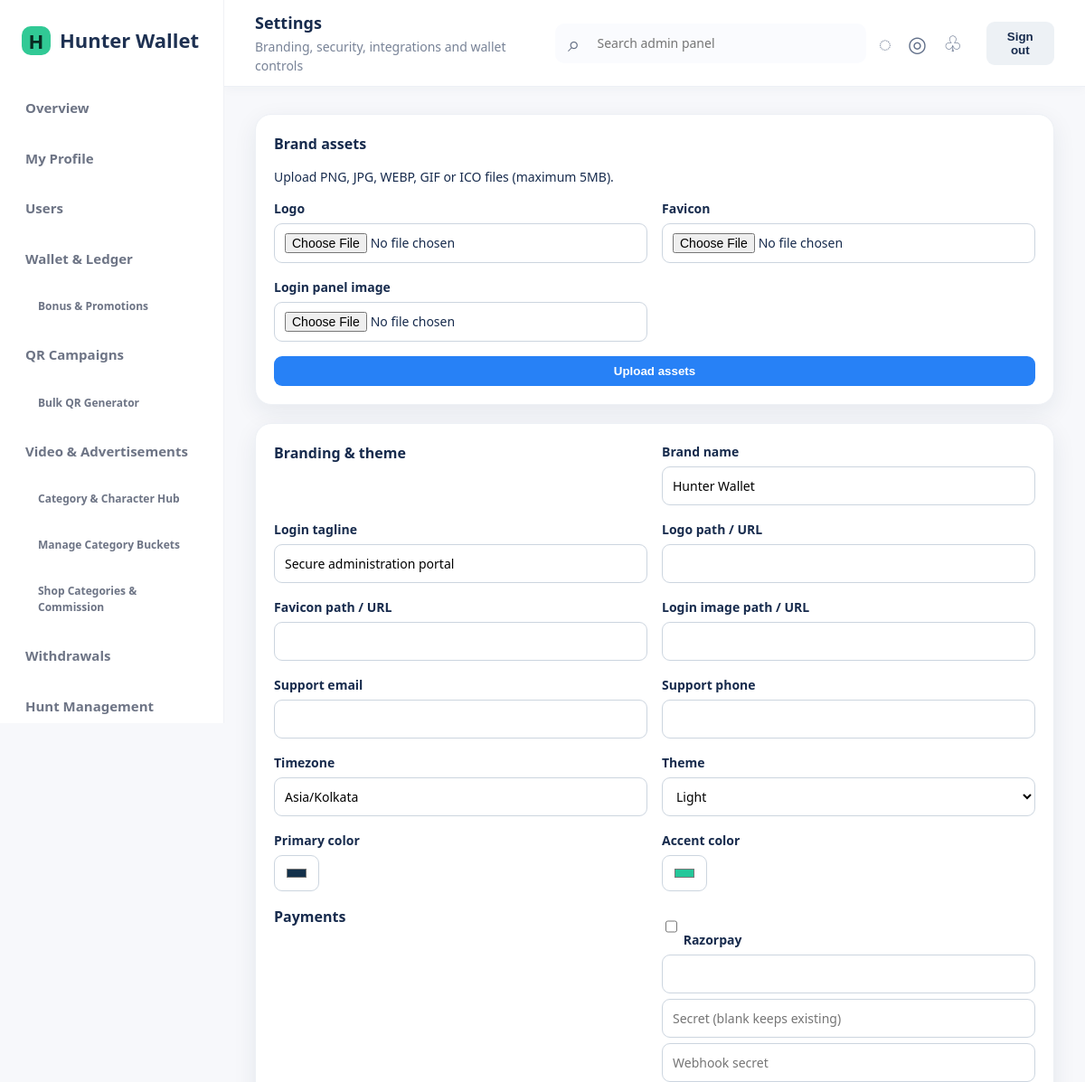
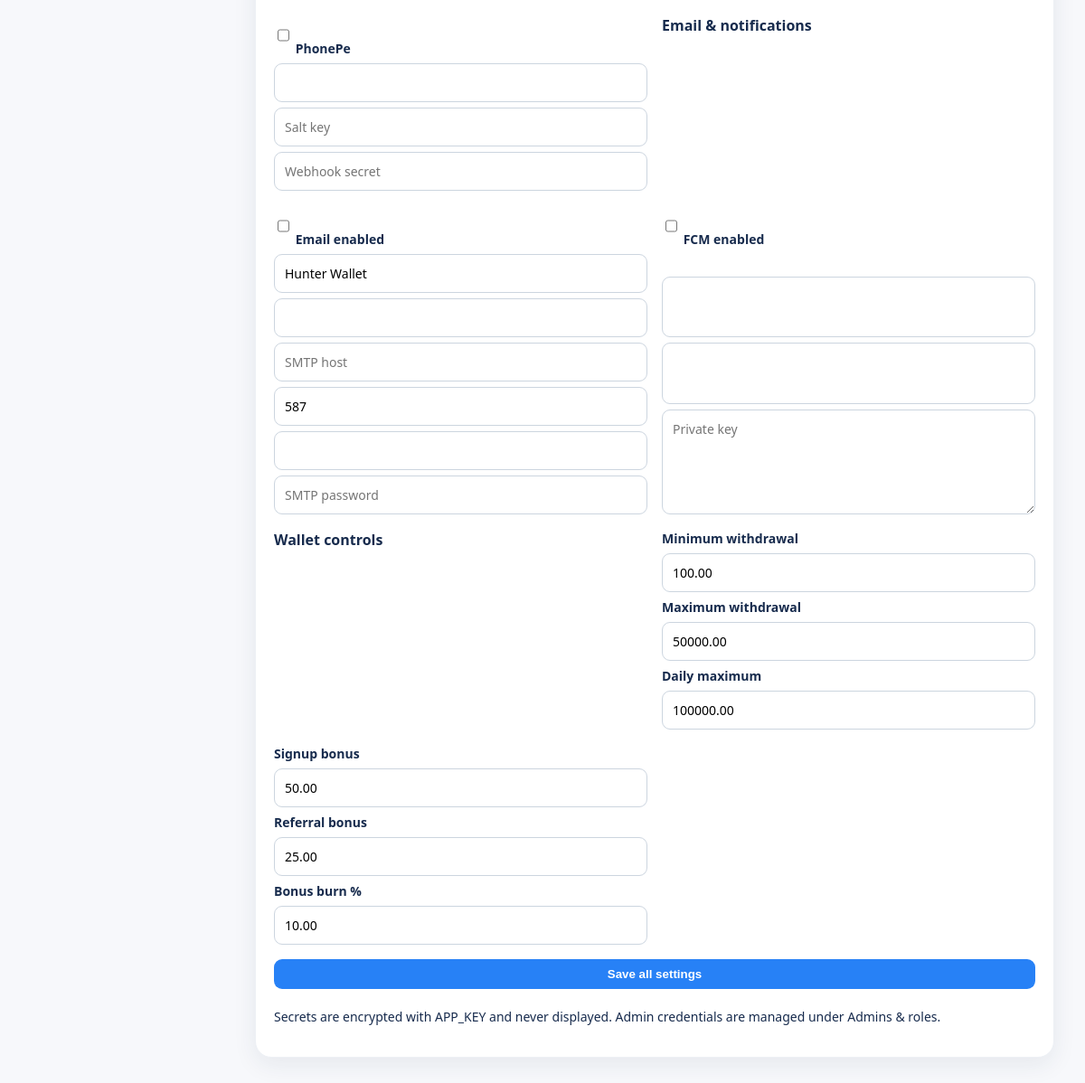
The page /admin/settings/index.php (signed in) on the database its author committed (2 pictures, top to bottom).
### tables this page shows
CREATE TABLE system_settings (`key` VARCHAR(100) PRIMARY KEY, `value` TEXT NOT NULL, is_secret TINYINT(1) NOT NULL DEFAULT 0, updated_by INT UNSIGNED NULL, updated_at DATETIME NOT NULL DEFAULT CURRENT_TIMESTAMP ON UPDATE CURRENT_TIMESTAMP, FOREIGN KEY(updated_by) REFERENCES admins(id));

CREATE TABLE transaction_limits (id INT UNSIGNED AUTO_INCREMENT PRIMARY KEY, user_id BIGINT UNSIGNED NULL, min_withdrawal DECIMAL(18,2) NOT NULL DEFAULT 100, max_withdrawal DECIMAL(18,2) NOT NULL DEFAULT 50000, daily_withdrawal DECIMAL(18,2) NOT NULL DEFAULT 100000, monthly_withdrawal DECIMAL(18,2) NULL, updated_by INT UNSIGNED NULL, updated_at DATETIME NOT NULL DEFAULT CURRENT_TIMESTAMP ON UPDATE CURRENT_TIMESTAMP, UNIQUE KEY uq_user_limits(user_id), FOREIGN KEY(user_id) REFERENCES users(id), FOREIGN KEY(updated_by) REFERENCES admins(id));

CREATE TABLE wallet_bonus_rules (
 id INT UNSIGNED AUTO_INCREMENT PRIMARY KEY, signup_bonus DECIMAL(18,2) NOT NULL DEFAULT 0.00, referral_bonus DECIMAL(18,2) NOT NULL DEFAULT 0.00, bonus_burn_percent DECIMAL(5,2) NOT NULL DEFAULT 10.00, updated_by INT UNSIGNED NULL, updated_at DATETIME NOT NULL DEFAULT CURRENT_TIMESTAMP ON UPDATE CURRENT_TIMESTAMP, CHECK(signup_bonus>=0), CHECK(referral_bonus>=0), CHECK(bonus_burn_percent BETWEEN 0 AND 100), FOREIGN KEY(updated_by) REFERENCES admins(id)
);

### includes/functions.php (called while the page is built, shortened)
<?php
function e(mixed $value): string { return htmlspecialchars((string) $value, ENT_QUOTES | ENT_SUBSTITUTE, 'UTF-8'); }
function setting_value(string $key, ?string $default = null, bool $secret = false): ?string
{
    static $cache = [];
    $cacheKey = ($secret ? 'secret:' : 'plain:') . $key;
    try {
        $stmt = db()->prepare('SELECT `value`, is_secret FROM system_settings WHERE `key` = ? LIMIT 1');
        $stmt->execute([$key]);
        $row = $stmt->fetch();
        if (!$row) return $cache[$cacheKey] = $default;
        return $cache[$cacheKey] = (string)$row['value'];
    } catch (Throwable $e) {
        return $cache[$cacheKey] = $default;
    }
}
function checked(mixed $value, mixed $expected = '1'): string { return (string)$value === (string)$expected ? 'checked' : ''; }

### config/database.php (called while the page is built, shortened)
<?php
function db(): PDO
{
    static $pdo;
    if ($pdo instanceof PDO) return $pdo;
    $dsn = sprintf('mysql:host=%s;port=%s;dbname=%s;charset=utf8mb4', env('DB_HOST', '127.0.0.1'), env('DB_PORT', '3306'), env('DB_NAME', 'hunter_wallet'));
    $pdo = new PDO($dsn, (string) env('DB_USER', 'root'), (string) env('DB_PASS', ''), [
        PDO::ATTR_ERRMODE => PDO::ERRMODE_EXCEPTION,
        PDO::ATTR_DEFAULT_FETCH_MODE => PDO::FETCH_ASSOC,
        PDO::ATTR_EMULATE_PREPARES => false,
    ]);
    return $pdo;
}

### admin/settings/index.php (the view, shortened to what this page needs)
<?php
$limits=db()->query('SELECT * FROM transaction_limits WHERE user_id IS NULL LIMIT 1')->fetch(); $bonus=db()->query('SELECT * FROM wallet_bonus_rules LIMIT 1')->fetch();
$defaults=['brand_name'=>'Hunter Wallet','brand_tagline'=>'Secure administration portal','brand_logo_url'=>'','brand_favicon_url'=>'','login_image_url'=>'','primary_color'=>'#12304a','accent_color'=>'#24c79a','theme_mode'=>'light','support_email'=>'','support_phone'=>'','timezone'=>'Asia/Kolkata','default_currency'=>'INR','razorpay_enabled'=>'0','razorpay_key_id'=>'','phonepe_enabled'=>'0','phonepe_merchant_id'=>'','mail_enabled'=>'0','mail_from_name'=>'Hunter Wallet','mail_from_address'=>'','smtp_host'=>'','smtp_port'=>'587','smtp_username'=>'','smtp_encryption'=>'tls','fcm_enabled'=>'0','fcm_project_id'=>'','fcm_client_email'=>'','maintenance_mode'=>'0','maintenance_message'=>'Temporarily unavailable.','session_timeout'=>'1800','admin_require_mfa'=>'0'];
$settings=[]; foreach(db()->query('SELECT `key`,`value` FROM system_settings')->fetchAll() as $r)$settings[$r['key']]=$r['value']; $get=static fn(string $k):string=>(string)($settings[$k]??$defaults[$k]??'');
$pageTitle='Settings';$pageSubtitle='Branding, security, integrations and wallet controls';require APP_ROOT.'/includes/header.php';
?><section class="panel"><h2>Brand assets</h2><p class="muted">Upload PNG, JPG, WEBP, GIF or ICO files (maximum 5MB).</p><form method="post" enctype="multipart/form-data" class="form-grid"><?=csrf_field()?><input type="hidden" name="action" value="upload_brand"><div class="field"><label>Logo</label><input type="file" name="brand_logo_url" accept="image/*"></div><div class="field"><label>Favicon</label><input type="file" name="brand_favicon_url" accept="image/png,image/x-icon"></div><div class="field"><label>Login panel image</label><input type="file" name="login_image_url" accept="image/*"></div><div class="field full"><button class="btn">Upload assets</button></div></form></section>
<form method="post" class="panel form-grid"><?=csrf_field()?><h2>Branding & theme</h2><?php foreach(['brand_name'=>'Brand name','brand_tagline'=>'Login tagline','brand_logo_url'=>'Logo path / URL','brand_favicon_url'=>'Favicon path / URL','login_image_url'=>'Login image path / URL','support_email'=>'Support email','support_phone'=>'Support phone','timezone'=>'Timezone'] as $k=>$label):?><div class="field"><label><?=e($label)?></label><input name="<?=e($k)?>" value="<?=e($get($k))?>"></div><?php endforeach?><div class="field"><label>Theme</label><select name="theme_mode"><option value="light">Light</option><option value="dark">Dark</option><option value="system">System</option></select></div><div class="field"><label>Primary color</label><input type="color" name="primary_color" value="<?=e($get('primary_color'))?>"></div><div class="field"><label>Accent color</label><input type="color" name="accent_color" value="<?=e($get('accent_color'))?>"></div>
<h2>Payments</h2><div class="field"><label><input type="checkbox" name="razorpay_enabled" <?=checked($get('razorpay_enabled'),'1')?>> Razorpay</label><input name="razorpay_key_id" value="<?=e($get('razorpay_key_id'))?>"><input type="password" name="razorpay_key_secret" placeholder="Secret (blank keeps existing)"><input type="password" name="razorpay_webhook_secret" placeholder="Webhook secret"></div><div class="field"><label><input type="checkbox" name="phonepe_enabled" <?=checked($get('phonepe_enabled'),'1')?>> PhonePe</label><input name="phonepe_merchant_id" value="<?=e($get('phonepe_merchant_id'))?>"><input type="password" name="phonepe_salt_key" placeholder="Salt key"><input type="password" name="phonepe_webhook_secret" placeholder="Webhook secret"></div>
<h2>Email & notifications</h2><div class="field"><label><input type="checkbox" name="mail_enabled" <?=checked($get('mail_enabled'),'1')?>> Email enabled</label><input name="mail_from_name" value="<?=e($get('mail_from_name'))?>"><input name="mail_from_address" value="<?=e($get('mail_from_address'))?>"><input name="smtp_host" placeholder="SMTP host" value="<?=e($get('smtp_host'))?>"><input name="smtp_port" value="<?=e($get('smtp_port'))?>"><input name="smtp_username" value="<?=e($get('smtp_username'))?>"><input type="password" name="smtp_password" placeholder="SMTP password"></div><div class="field"><label><input type="checkbox" name="fcm_enabled" <?=checked($get('fcm_enabled'),'1')?>> FCM enabled</label><input name="fcm_project_id" value="<?=e($get('fcm_project_id'))?>"><input name="fcm_client_email" value="<?=e($get('fcm_client_email'))?>"><textarea name="fcm_private_key" placeholder="Private key"></textarea></div>
<h2>Wallet controls</h2><div class="field"><label>Minimum withdrawal</label><input name="min_withdrawal" value="<?=e($limits['min_withdrawal'])?>"><label>Maximum withdrawal</label><input name="max_withdrawal" value="<?=e($limits['max_withdrawal'])?>"><label>Daily maximum</label><input name="daily_withdrawal" value="<?=e($limits['daily_withdrawal'])?>"></div><div class="field"><label>Signup bonus</label><input name="signup_bonus" value="<?=e($bonus['signup_bonus']??0)?>"><label>Referral bonus</label><input name="referral_bonus" value="<?=e($bonus['referral_bonus']??0)?>"><label>Bonus burn %</label><input name="bonus_burn_percent" value="<?=e($bonus['bonus_burn_percent']??10)?>"></div><div class="field full"><button class="btn" type="submit">Save all settings</button><p class="muted">Secrets are encrypted with APP_KEY and never displayed. Admin credentials are managed under Admins & roles.</p></div></form>
<?php require APP_ROOT.'/includes/footer.php';

### assets/css/style.css (style rules this page uses)
:root { --navy:#12263f;--ink:#182534;--muted:#6c7b8a;--line:#e5eaf0;--bg:#f5f7fa;--green:#0d9f6e;--red:#d13c4d;--amber:#d78909;--blue:#2764d9;--white:#fff;--radius:14px;--shadow:0 8px 24px rgba(18,38,63,.07) }
* { box-sizing:border-box }
body { margin:0;background:var(--bg);color:var(--ink);font:14px/1.5 system-ui,-apple-system,BlinkMacSystemFont,"Segoe UI",sans-serif }
.card,.panel { background:white;border:1px solid var(--line);border-radius:var(--radius);box-shadow:var(--shadow) }
.panel { padding:20px;margin-bottom:20px }
.panel h2 { font-size:16px;margin:0 }
.btn { appearance:none;border:0;border-radius:9px;background:var(--blue);color:white;padding:9px 13px;font-weight:700;cursor:pointer;display:inline-block }
input,select,textarea { font:inherit;border:1px solid #ccd5df;border-radius:9px;padding:10px 11px;background:white;min-height:40px }
textarea { min-height:92px;resize:vertical }
.form-grid { display:grid;grid-template-columns:repeat(2,minmax(0,1fr));gap:16px }
.field { display:grid;gap:6px }
.field label { font-weight:650 }
.field.full { grid-column:1/-1 }
:root { --navy:#fff;--ink:#172b4d;--muted:#788397;--line:#edf0f5;--bg:#f7f8fb;--blue:#2781f6;--radius:18px;--shadow:0 8px 26px rgba(31,48,75,.08) }
.panel,.card { border-radius:18px;box-shadow:0 8px 26px rgba(31,48,75,.08) }

### rows shown on the page
system_settings: mail_from_name "Hunter Wallet"
transaction_limits: min_withdrawal "100.00", max_withdrawal "50000.00", daily_withdrawal "100000.00"
wallet_bonus_rules: signup_bonus "50.00", referral_bonus "25.00", bonus_burn_percent "10.00"

### other values the page prints
$brandName "Hunter Wallet"
$pageTitle "Settings"
$pageSubtitle "Branding, security, integrations and wallet controls"
$label "Brand name"
$label "Login tagline"
$label "Logo path / URL"
$label "Favicon path / URL"
$label "Login image path / URL"
$label "Support email"
$label "Support phone"
$label "Timezone"
